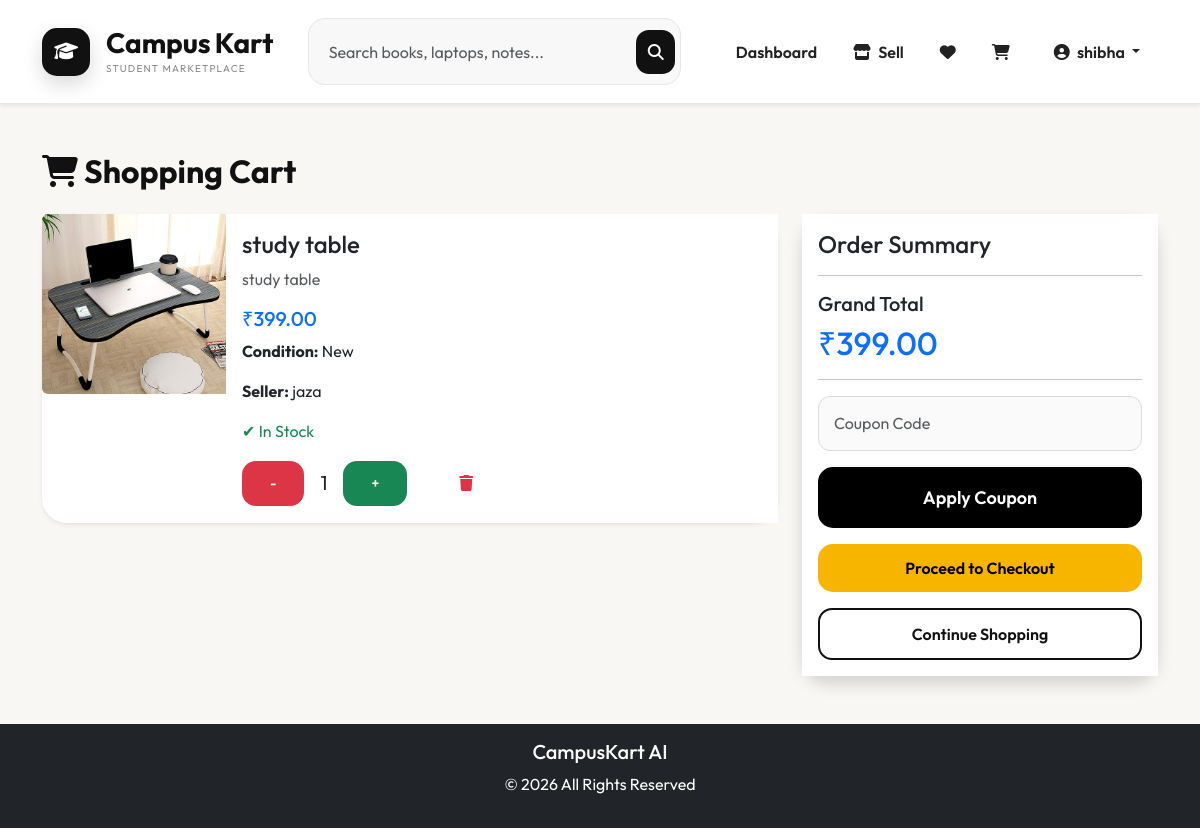
The app's page /cart/ (signed in) with its own data.
### cart/models.py (models this page shows, shortened)
class Cart(models.Model):
    user = models.ForeignKey(User, on_delete=models.CASCADE)
    product = models.ForeignKey(Product, on_delete=models.CASCADE)
    quantity = models.IntegerField(default=1)
    created_at = models.DateTimeField(auto_now_add=True)
    def total_price(self):
        return self.product.price * self.quantity

### products/models.py (models this page shows, shortened)
class Product(models.Model):
    CONDITION_CHOICES = [
        ('New', 'New'),
        ('Like New', 'Like New'),
        ('Good', 'Good'),
        ('Fair', 'Fair'),
    ]
    seller = models.ForeignKey(User, on_delete=models.CASCADE)
    college = models.ForeignKey(College, on_delete=models.CASCADE)
    featured = models.BooleanField(default=False)
    category = models.ForeignKey(Category, on_delete=models.CASCADE)
    title = models.CharField(max_length=250)
    description = models.TextField()
    price = models.DecimalField(max_digits=10, decimal_places=2)
    condition = models.CharField(
        max_length=20,
        choices=CONDITION_CHOICES
    )
    department = models.CharField(max_length=100)
    semester = models.PositiveIntegerField()
    subject = models.CharField(max_length=100, blank=True)
    negotiable = models.BooleanField(default=False)
    stock = models.PositiveIntegerField(default=1)
    image = models.ImageField(upload_to='products/')
    created_at = models.DateTimeField(auto_now_add=True)
    is_available = models.BooleanField(default=True)

class Category(models.Model):
    name = models.CharField(max_length=100)
    image = models.ImageField(upload_to='categories/')
    description = models.TextField()
    status = models.BooleanField(default=True)

### cart/views.py (the view)
# urls.py: path('', views.cart, name='cart'),
@login_required
def cart(request):
    cart_items = Cart.objects.filter(user=request.user)
    total = sum(item.total_price() for item in cart_items)
    context = {
        "cart_items": cart_items,
        "total": total,
    }
    return render(request, "cart.html", context)

### templates/cart.html
{% extends 'base.html' %}
{% block content %}
<div class="container my-5">
    <h2 class="mb-4 fw-bold">
        <i class="fas fa-shopping-cart"></i> Shopping Cart
    </h2>
    <div class="row">
        <div class="col-lg-8">
            {% for item in cart_items %}
            <div class="card mb-4 shadow-sm">
                <div class="row g-0">
                    <div class="col-md-3">
                        <img src="{{ item.product.image.url }}"
                             class="img-fluid rounded-start"
                             style="height:180px;width:100%;object-fit:cover;">
                    </div>
                    <div class="col-md-9">
                        <div class="card-body">
                            <h4>{{ item.product.title }}</h4>
                            <p class="text-muted">
                                {{ item.product.category.name }}
                            </p>
                            <h5 class="text-primary">
                                ₹{{ item.product.price }}
                            </h5>
                            <p>
                                <strong>Condition:</strong>
                                {{ item.product.condition }}
                            </p>
                            <p>
                                <strong>Seller:</strong>
                                {{ item.product.seller.username }}
                            </p>
                            <p class="text-success">
                                ✔ In Stock
                            </p>
                            <div class="d-flex align-items-center">
                                <a href="{% url 'decrease_quantity' item.id %}"
                                   class="btn btn-danger btn-sm">
                                    -
                                </a>
                                <span class="mx-3 fs-5">
                                    {{ item.quantity }}
                                </span>
                                <a href="{% url 'increase_quantity' item.id %}"
                                   class="btn btn-success btn-sm">
                                    +
                                </a>
                                <a href="{% url 'remove_cart' item.id %}"
                                   class="btn btn-outline-danger ms-4">
                                    <i class="fas fa-trash"></i>
                                </a>
                            </div>
                        </div>
                    </div>
                </div>
            </div>
            {% empty %}
            <div class="alert alert-warning">
                Your cart is empty.
            </div>
            {% endfor %}
        </div>
        <div class="col-lg-4">
            <div class="card shadow">
                <div class="card-body">
                    <h4>Order Summary</h4>
                    <hr>
                    <h5>
                        Grand Total
                    </h5>
                    <h2 class="text-primary">
                        ₹{{ total }}
                    </h2>
                    <hr>
                    <input type="text"
                           class="form-control"
                           placeholder="Coupon Code">
                    <button class="btn btn-dark w-100 mt-3">
                        Apply Coupon
                    </button>
                    <button class="btn btn-warning w-100 mt-3">
                        Proceed to Checkout
                    </button>
                    <a href="/"
                       class="btn btn-outline-primary w-100 mt-3">
                        Continue Shopping
                    </a>
                </div>
            </div>
        </div>
    </div>
</div>
{% endblock %}

### templates/navbar.html (shortened to what this page needs)
{% load static %}
<nav class="navbar navbar-expand-lg navbar-light bg-white shadow-sm">
    <div class="container">
        <a class="navbar-brand d-flex align-items-center gap-3" href="{% url 'home' %}">
            <div class="logo-circle">
                <i class="fas fa-graduation-cap"></i>
            </div>
            <div class="logo-text">
                <div>
                    <span class="logo-main">Campus</span>
                    <span class="logo-accent">Kart</span>
                </div>
                <small>Student Marketplace</small>
            </div>
        </a>
        <div class="collapse navbar-collapse" id="navbarContent">
            <form class="search-box mx-auto"
                  action="{% url 'search_products' %}"
                  method="GET">
                <input
                    type="search"
                    name="q"
                    class="form-control"
                    placeholder="Search books, laptops, notes..."
                    value="{{ request.GET.q }}">
                <button class="search-btn" type="submit">
                    <i class="fas fa-search"></i>
                </button>
            </form>
            <ul class="navbar-nav align-items-center ms-auto">
                <li class="nav-item">
                    <a class="nav-link fw-semibold"
                       href="{% if user.is_authenticated %}{% url 'seller_dashboard' %}{% else %}{% url 'login' %}{% endif %}">
                        Dashboard
                    </a>
                </li>
                <li class="nav-item">
                    <a class="nav-link fw-semibold"
                       href="{% if user.is_authenticated %}{% url 'add_product' %}{% else %}{% url 'login' %}{% endif %}">
                        <i class="fas fa-store me-1"></i>
                        Sell
                    </a>
                </li>
                <li class="nav-item">
                    <a class="nav-link nav-icon"
                       href="{% if user.is_authenticated %}{% url 'wishlist' %}{% else %}{% url 'login' %}{% endif %}">
                        <i class="fas fa-heart"></i>
                    </a>
                </li>
                <li class="nav-item">
                    <a class="nav-link nav-icon"
                       href="{% if user.is_authenticated %}{% url 'cart' %}{% else %}{% url 'login' %}{% endif %}">
                        <i class="fas fa-shopping-cart"></i>
                    </a>
                </li>
                {% if user.is_authenticated %}
                <li class="nav-item dropdown ms-2">
                    <a class="nav-link dropdown-toggle fw-semibold"
                       href="#"
                       role="button"
                       data-bs-toggle="dropdown"
                       aria-expanded="false">
                        <i class="fas fa-user-circle me-1"></i>
                        {{ user.username }}
                    </a>
                </li>
                {% endif %}
            </ul>
        </div>
    </div>
</nav>

### records on screen
Cart: product.image (picture), product "study table", product.category.name "study table", product.price "399.00", product.condition "New", product.seller.username "jaza", quantity "1"

### other values on screen
{{ user.username }} "shibha"
{{ total }} "399.00"
